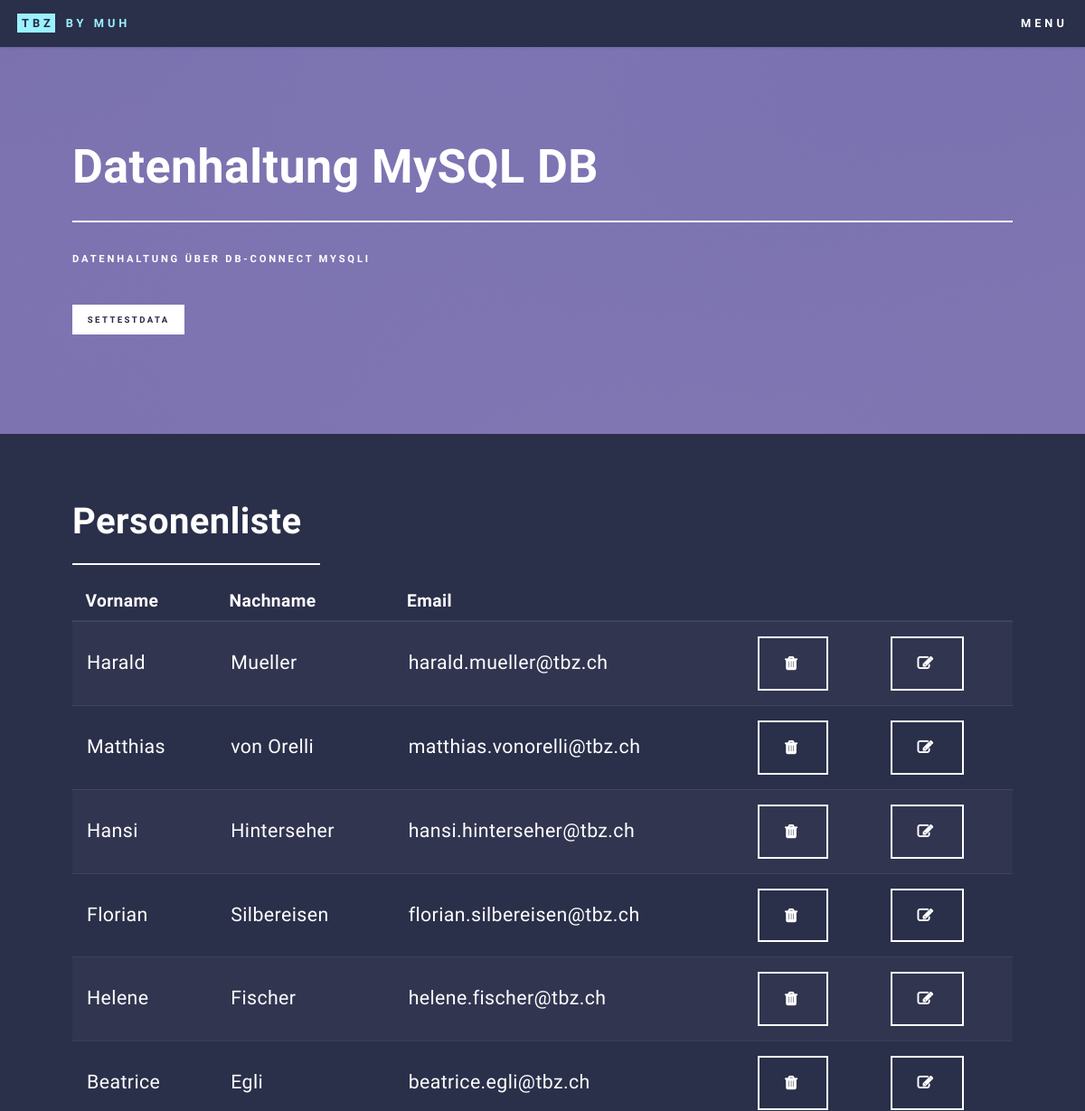
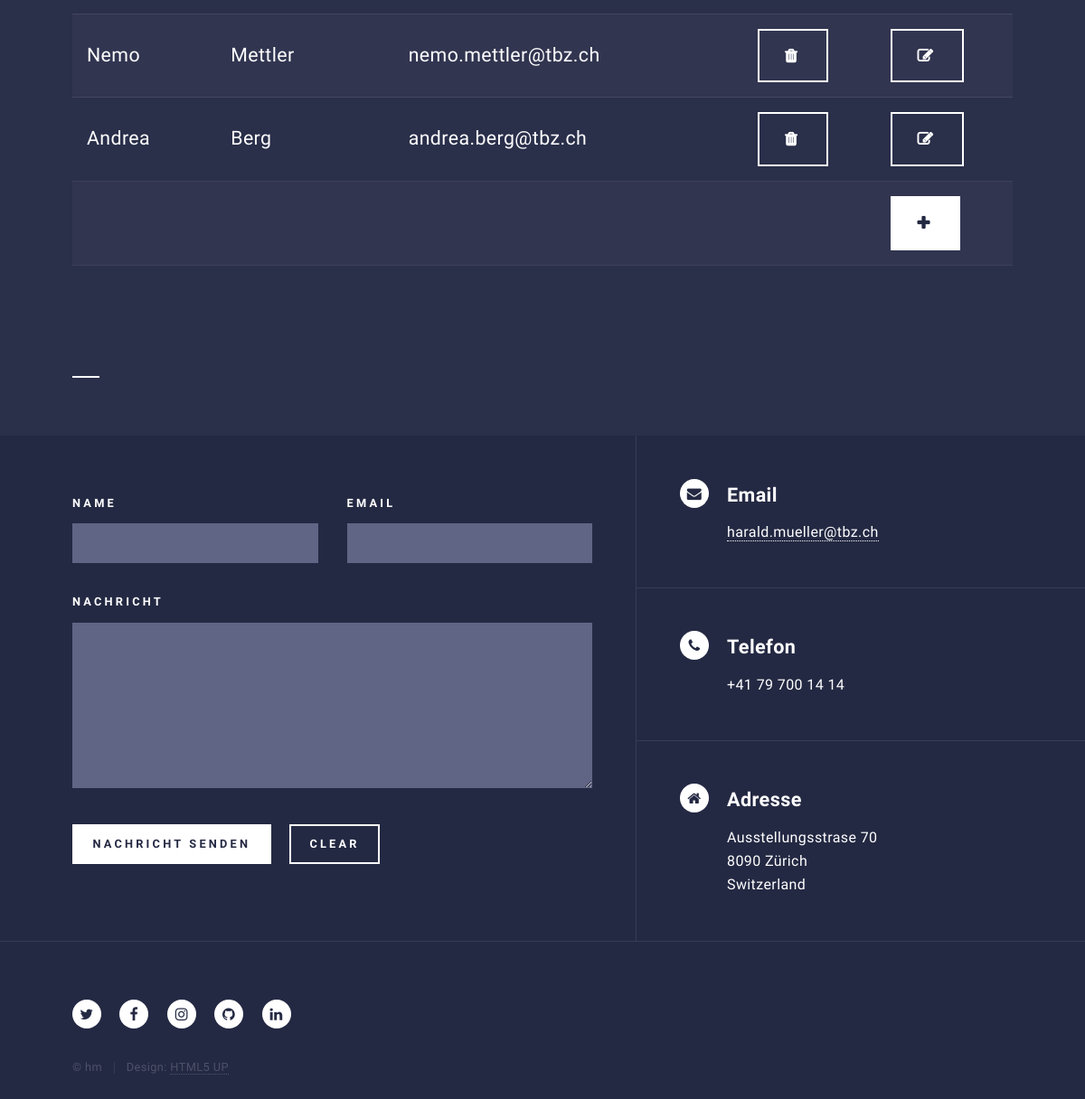
/WebAppMuster/Musterloesung_WebApp/demo_dbconnect_pers_liste.php, run on the app's committed database (2 pictures, top to bottom).
### tables this page shows
CREATE TABLE IF NOT EXISTS `t_personen` (
  `p_id` int(11) unsigned NOT NULL AUTO_INCREMENT,
  `p_vorname` varchar(50) NOT NULL,
  `p_nachname` varchar(50) NOT NULL,
  `p_email` varchar(50) NOT NULL,
  `p_loginpasswort` varchar(255) NOT NULL,
  PRIMARY KEY (`p_id`),
  UNIQUE KEY `p_id` (`p_id`)
);

### WebAppMuster/Musterloesung_WebApp/control/db_connector.php (called while the page is built, shortened)
<?php
$host = "";
$user = "";
$pass = "";
$database = "";
if ($_SERVER["SERVER_NAME"] == "localhost") {
    $host = "localhost";
    $user = "root";
    $pass = "";
    $database = "haraldmueller";
} elseif ($_SERVER["SERVER_NAME"] == "haraldmueller.square7.ch") {
    $host = "localhost";
    $user = "haraldmueller";
    $pass = "tbzTBZtbz";
    $database = "haraldmueller";
} elseif ($_SERVER["SERVER_NAME"] == "haraldmueller.bplaced.net") {
    $host = "localhost";
    $user = "haraldmueller";
    $pass = "tbzTBZtbz";
    $database = "haraldmueller";
}
function db_open(string $type, string $style) {
    global $host;
    global $user;
    global $pass;
    global $database;
    if ($type == "MYSQLI") {
        if ($style == "prozedural") {
            $connection = new mysqli($host, $user, $pass, $database);
            return $connection;
        }
    }
}
function dbZugriffAnalyseExecutor(string $sql, string $type, string $style) {
    $resultSet = FALSE;
    $sqlStart = strtoupper(substr($sql, 0, 6));
    switch ($sqlStart) {
        case "SELECT":
            try {
                if ($type == "MYSQLI") {
                    if ($style == "prozedural") {
                        $connection = db_open($type, $style);
                        $result = mysqli_query($connection, $sql);
                        if (mysqli_num_rows($result) > 0) {
                            while($row = $result->fetch_assoc()) {
                                $resultSet[$row["p_id"]] = $row;
                            }
                        }
                    }
                }
                return $resultSet;
            } catch(PDOException $e) {
                echo $sql . "<br>" . $e->getMessage();
                $resultSet = FALSE;
            }
            return $resultSet;
            break;
    }
}
?>

### WebAppMuster/Musterloesung_WebApp/control/datacontrol_dbconnect_pers.php (the view, shortened to what this page needs)
<?php
include 'db_connector.php';
function getPersListe() {
    $sql = "SELECT * FROM t_personen;";
    $persListe = dbZugriffAnalyseExecutor($sql,"MYSQLI","prozedural");
    return $persListe;
}
function getPersTabelle() {
    $persListe = getPersListe();
    $out="
    <div id='jumpHere'>
	  <form action='#jumpHere' method='post' >
        <table class='table table-striped fa-lg' id='mainTable'>
            <thead>
                <tr>
                    <th>Vorname</th>
                    <th>Nachname</th>
                    <th>Email</th>
                    <th>&nbsp;</th>
                    <th>&nbsp;</th>
                <tr>
            </thead>
            <tbody>
         ";
    if (count($persListe) < 1) {
        $out .=     "<tr>
                        <td colspan='5'>Keine Daten vorhanden.<tr>
                    </tr>";
    } else {
        foreach ($persListe as $key => $value) {
            $out .= "<tr>
                        <td>".$value["p_vorname"]."</td>
                        <td>".$value["p_nachname"]."</td>
                        <td>".$value["p_email"]."</td>
                        <td><button name='deleteRow' value='".$key."' class='button fa fa-trash'/></td>
                        <td><button name='editRow'   value='".$key."' class='button fa fa-edit' /></td>
                    </tr>";
        }
    }
    $out .= "       <tr>
                        <td colspan='4'></td>
                        <td><button name='newRow' value='newRow' class='button special fa fa-plus' /></td>
                    </tr>
            </tbody>
        </table>
      </form>
    </div>";
    return $out;
}
?>

### data on the page
t_personen: p_vorname "Harald", p_nachname "Mueller", p_email "harald.mueller@tbz.ch", $key 1 (drawn)
t_personen: p_vorname "Matthias", p_nachname "von Orelli", p_email "matthias.vonorelli@tbz.ch", $key 2 (drawn)
t_personen: p_vorname "Hansi", p_nachname "Hinterseher", p_email "hansi.hinterseher@tbz.ch", $key 3 (drawn)
t_personen: p_vorname "Florian", p_nachname "Silbereisen", p_email "florian.silbereisen@tbz.ch", $key 4 (drawn)
t_personen: p_vorname "Helene", p_nachname "Fischer", p_email "helene.fischer@tbz.ch", $key 5 (drawn)
t_personen: p_vorname "Beatrice", p_nachname "Egli", p_email "beatrice.egli@tbz.ch", $key 6 (drawn)
t_personen: p_vorname "Nemo", p_nachname "Mettler", p_email "nemo.mettler@tbz.ch", $key 7 (drawn)
t_personen: p_vorname "Andrea", p_nachname "Berg", p_email "andrea.berg@tbz.ch", $key 8 (drawn)
